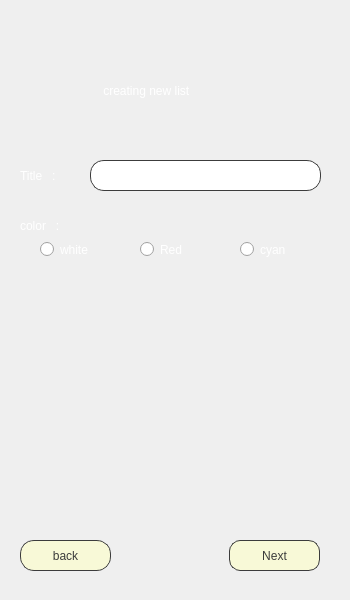
<?xml version="1.0" encoding="UTF-8"?>
<ui version="4.0">
 <class>add_new_list_name</class>
 <widget class="QDialog" name="add_new_list_name">
  <property name="geometry">
   <rect>
    <x>0</x>
    <y>0</y>
    <width>350</width>
    <height>600</height>
   </rect>
  </property>
  <property name="windowTitle">
   <string>Dialog</string>
  </property>
  <property name="styleSheet">
   <string notr="true">#add_new_list_name{
	background-image : url(:/images/first back_ground.png);
}</string>
  </property>
  <widget class="QLabel" name="LA_title">
   <property name="geometry">
    <rect>
     <x>20</x>
     <y>160</y>
     <width>101</width>
     <height>31</height>
    </rect>
   </property>
   <property name="styleSheet">
    <string notr="true">font: 75 11pt &quot;MRT_Yalda&quot;;
color :rgb(255, 255, 255) ;
</string>
   </property>
   <property name="text">
    <string>Title   :</string>
   </property>
  </widget>
  <widget class="QPushButton" name="PB_next">
   <property name="geometry">
    <rect>
     <x>229</x>
     <y>540</y>
     <width>91</width>
     <height>31</height>
    </rect>
   </property>
   <property name="styleSheet">
    <string notr="true">font: 75 14pt &quot;MRT_Thameen DemiBold&quot;;
color: rgb(60, 60, 60); 
                                     background-color: #F8F9D7; 
                                     border: 1px solid rgb(60, 60, 60);
                                     border-radius: 11px;</string>
   </property>
   <property name="text">
    <string>Next</string>
   </property>
  </widget>
  <widget class="QLineEdit" name="LE_Title">
   <property name="geometry">
    <rect>
     <x>90</x>
     <y>160</y>
     <width>231</width>
     <height>31</height>
    </rect>
   </property>
   <property name="styleSheet">
    <string notr="true">font: 75 10pt &quot;MRT_Thameen DemiBold&quot;;
color: rgb(60, 60, 60); 
                                     background-color: #FFFFFF; 
                                     border: 1px solid rgb(60, 60, 60);
                                     border-radius: 14px;</string>
   </property>
  </widget>
  <widget class="QRadioButton" name="RadioB_white">
   <property name="geometry">
    <rect>
     <x>40</x>
     <y>240</y>
     <width>84</width>
     <height>19</height>
    </rect>
   </property>
   <property name="styleSheet">
    <string notr="true">color :rgb(255, 255, 255) ;
</string>
   </property>
   <property name="text">
    <string>white</string>
   </property>
  </widget>
  <widget class="QRadioButton" name="RadioB_red">
   <property name="geometry">
    <rect>
     <x>140</x>
     <y>240</y>
     <width>84</width>
     <height>19</height>
    </rect>
   </property>
   <property name="styleSheet">
    <string notr="true">color :rgb(255, 255, 255) ;
</string>
   </property>
   <property name="text">
    <string>Red</string>
   </property>
  </widget>
  <widget class="QRadioButton" name="RadioB_cyan">
   <property name="geometry">
    <rect>
     <x>240</x>
     <y>240</y>
     <width>84</width>
     <height>19</height>
    </rect>
   </property>
   <property name="styleSheet">
    <string notr="true">color :rgb(255, 255, 255) ;
</string>
   </property>
   <property name="text">
    <string>cyan</string>
   </property>
  </widget>
  <widget class="QLabel" name="LA_color">
   <property name="geometry">
    <rect>
     <x>20</x>
     <y>210</y>
     <width>101</width>
     <height>31</height>
    </rect>
   </property>
   <property name="styleSheet">
    <string notr="true">font: 75 11pt &quot;MRT_Yalda&quot;;
color :rgb(255, 255, 255) ;
</string>
   </property>
   <property name="text">
    <string>color   :</string>
   </property>
  </widget>
  <widget class="QPushButton" name="PB_back">
   <property name="geometry">
    <rect>
     <x>20</x>
     <y>540</y>
     <width>91</width>
     <height>31</height>
    </rect>
   </property>
   <property name="styleSheet">
    <string notr="true">font: 75 14pt &quot;MRT_Thameen DemiBold&quot;;
color: rgb(60, 60, 60); 
                                     background-color: #F8F9D7; 
                                     border: 1px solid rgb(60, 60, 60);
                                     border-radius: 14px;</string>
   </property>
   <property name="text">
    <string>back</string>
   </property>
  </widget>
  <widget class="QLabel" name="LA_creat_new_list">
   <property name="geometry">
    <rect>
     <x>90</x>
     <y>50</y>
     <width>171</width>
     <height>81</height>
    </rect>
   </property>
   <property name="styleSheet">
    <string notr="true">color :rgb(255, 255, 255) ;
font: 75 16pt &quot;MRT_Yalda&quot;;</string>
   </property>
   <property name="text">
    <string>    creating new list</string>
   </property>
  </widget>
  <widget class="QLabel" name="Warniing_label">
   <property name="geometry">
    <rect>
     <x>20</x>
     <y>130</y>
     <width>251</width>
     <height>21</height>
    </rect>
   </property>
   <property name="styleSheet">
    <string notr="true">font: 75 10pt &quot;MRT_Yalda&quot;;
color :rgb(255, 0, 0);
</string>
   </property>
   <property name="text">
    <string/>
   </property>
  </widget>
 </widget>
 <resources/>
 <connections/>
</ui>
